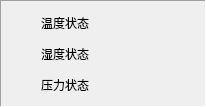
<?xml version="1.0" encoding="UTF-8"?>
<ui version="4.0">
 <class>frmPanelWidgetX</class>
 <widget class="QWidget" name="frmPanelWidgetX">
  <property name="geometry">
   <rect>
    <x>0</x>
    <y>0</y>
    <width>206</width>
    <height>107</height>
   </rect>
  </property>
  <property name="windowTitle">
   <string>Form</string>
  </property>
  <layout class="QVBoxLayout" name="verticalLayout">
   <property name="spacing">
    <number>0</number>
   </property>
   <property name="leftMargin">
    <number>0</number>
   </property>
   <property name="topMargin">
    <number>0</number>
   </property>
   <property name="rightMargin">
    <number>0</number>
   </property>
   <property name="bottomMargin">
    <number>0</number>
   </property>
   <item>
    <widget class="QFrame" name="frame">
     <property name="frameShape">
      <enum>QFrame::Panel</enum>
     </property>
     <property name="frameShadow">
      <enum>QFrame::Sunken</enum>
     </property>
     <layout class="QGridLayout" name="gridLayout">
      <item row="0" column="0">
       <widget class="LightButton" name="widget1">
        <property name="minimumSize">
         <size>
          <width>25</width>
          <height>25</height>
         </size>
        </property>
        <property name="maximumSize">
         <size>
          <width>25</width>
          <height>25</height>
         </size>
        </property>
       </widget>
      </item>
      <item row="0" column="1">
       <widget class="QLabel" name="lab1">
        <property name="sizePolicy">
         <sizepolicy hsizetype="Fixed" vsizetype="Preferred">
          <horstretch>0</horstretch>
          <verstretch>0</verstretch>
         </sizepolicy>
        </property>
        <property name="text">
         <string>温度状态</string>
        </property>
       </widget>
      </item>
      <item row="0" column="2" rowspan="3">
       <widget class="GaugeProgress" name="gaugeProgress"/>
      </item>
      <item row="1" column="0">
       <widget class="LightButton" name="widget2">
        <property name="minimumSize">
         <size>
          <width>25</width>
          <height>25</height>
         </size>
        </property>
        <property name="maximumSize">
         <size>
          <width>25</width>
          <height>25</height>
         </size>
        </property>
       </widget>
      </item>
      <item row="1" column="1">
       <widget class="QLabel" name="lab2">
        <property name="sizePolicy">
         <sizepolicy hsizetype="Fixed" vsizetype="Preferred">
          <horstretch>0</horstretch>
          <verstretch>0</verstretch>
         </sizepolicy>
        </property>
        <property name="text">
         <string>湿度状态</string>
        </property>
       </widget>
      </item>
      <item row="2" column="0">
       <widget class="LightButton" name="widget3">
        <property name="minimumSize">
         <size>
          <width>25</width>
          <height>25</height>
         </size>
        </property>
        <property name="maximumSize">
         <size>
          <width>25</width>
          <height>25</height>
         </size>
        </property>
       </widget>
      </item>
      <item row="2" column="1">
       <widget class="QLabel" name="lab3">
        <property name="sizePolicy">
         <sizepolicy hsizetype="Fixed" vsizetype="Preferred">
          <horstretch>0</horstretch>
          <verstretch>0</verstretch>
         </sizepolicy>
        </property>
        <property name="text">
         <string>压力状态</string>
        </property>
       </widget>
      </item>
     </layout>
    </widget>
   </item>
  </layout>
 </widget>
 <customwidgets>
  <customwidget>
   <class>GaugeProgress</class>
   <extends>QWidget</extends>
   <header>gaugeprogress.h</header>
  </customwidget>
  <customwidget>
   <class>LightButton</class>
   <extends>QWidget</extends>
   <header>lightbutton.h</header>
   <container>1</container>
  </customwidget>
 </customwidgets>
 <resources/>
 <connections/>
</ui>
